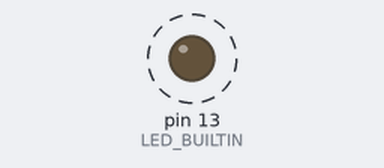
Recording of a sketch running on a simulated Arduino Uno, built with avr-gcc and run on an emulated ATmega328P. On the bench: output pins drawn as LEDs (lit = HIGH). Dashed ring = blinking.

Above: at 0.5 s.
Timing chart, 0 to 4.6 s (numbered marks = the images above):
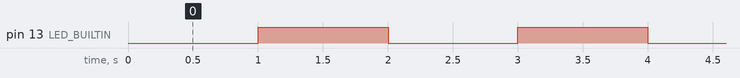

The sketch:

02_led_blink_millis.ino
```cpp
// ----------------------------------------------------------------------------
unsigned long ulLastMillis = 0, ulCurrentMillis=0;		// Vars to handle elapsed time
unsigned int uiLedStatus = LOW;
const unsigned long ulTimeInterval = 1000;


// ----------------------------------------------------------------------------
// the setup function runs once when you press reset or power the board
void setup()
{
	pinMode(LED_BUILTIN, OUTPUT);
	Serial.begin(115200);
}


// ----------------------------------------------------------------------------
// the loop function runs over and over again until power down or reset
void loop()
{
	ulCurrentMillis = millis();

	// This part of code will be entered every ulTimeInterval milliseconds ...
	if (ulCurrentMillis - ulLastMillis >= ulTimeInterval)
	{
		ulLastMillis = ulCurrentMillis;

		if (uiLedStatus == HIGH)
			uiLedStatus = LOW;
		else
			uiLedStatus = HIGH;


		digitalWrite(LED_BUILTIN, uiLedStatus);
	}


	// ... but in that sketch we don't use delay() ... so the code is not blocking ...
	// the µC can make comething else
}
```

Measured:
- by itself, pin 13 (LED_BUILTIN): alternates HIGH for 1.0 s and LOW for 1.0 s
